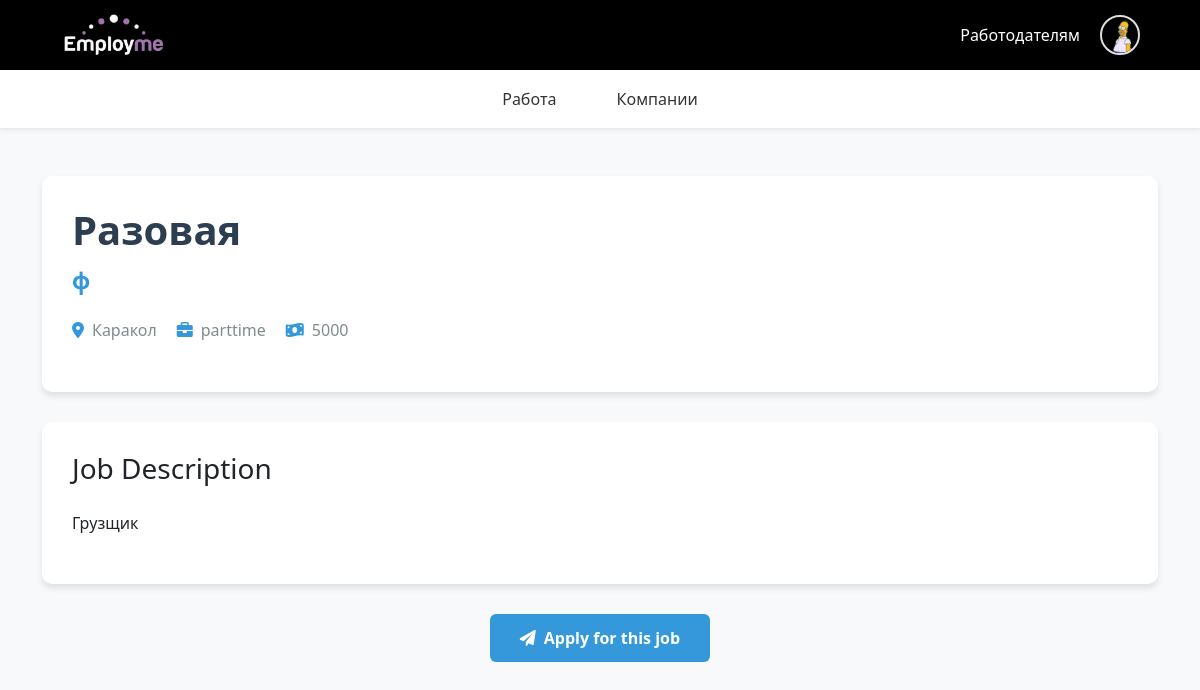
The app's page /job/14 (signed in) with its own data.
### app.py (models this page shows, shortened)
class User(UserMixin, db.Model):
    __tablename__ = 'users'
    id = db.Column(db.Integer, primary_key=True)
    first_name = db.Column(db.String(100))
    last_name = db.Column(db.String(100))
    email = db.Column(db.String(120))
    phone_code = db.Column(db.String(10))
    phone_number = db.Column(db.String(20))
    city = db.Column(db.String(100))
    min_salary = db.Column(db.Integer)
    currency = db.Column(db.String(10), default='руб.')
    payment_period = db.Column(db.String(50))
    desired_offer_title = db.Column(db.String(100))
    username = db.Column(db.String(80), unique=True)
    password = db.Column(db.String(256), nullable=False)
    reset_token = db.Column(db.String(100))
    avatar = db.Column(db.String(200))
    about = db.Column(db.Text)
    skills = db.Column(db.String(500))
    created_at = db.Column(db.DateTime, default=datetime.utcnow)
    resumes = db.relationship('Resume', back_populates='user', lazy=True)
    applications = db.relationship('Application', back_populates='applicant', lazy=True)
    job_offers = db.relationship('JobOffer', back_populates='author', lazy=True)
    posted_jobs = db.relationship('JobOffer', back_populates='user', lazy='dynamic')

class JobOffer(db.Model):
    __tablename__ = 'job_offers'
    id = db.Column(db.Integer, primary_key=True)
    job_title = db.Column(db.String(100), nullable=False)
    location = db.Column(db.String(100), nullable=False)
    category = db.Column(db.String(100), nullable=False)
    job_type = db.Column(db.String(50), nullable=False)
    describe_position = db.Column(db.Text)
    unique_journey = db.Column(db.Text)
    employee_expectations = db.Column(db.Text)
    employee_contribution = db.Column(db.Text)
    team_description = db.Column(db.Text)
    interview_process = db.Column(db.Text)
    salary_range = db.Column(db.String(100))
    benefits = db.Column(db.Text)
    payment_frequency = db.Column(db.String(50))
    user_id = db.Column(db.Integer, db.ForeignKey('users.id'))  # внешний ключ
    user = db.relationship('User', back_populates='posted_jobs')  # это и есть нужное свойство
    company_id = db.Column(db.Integer, db.ForeignKey('companies.id'), nullable=False)
    company = db.relationship('Company', back_populates='job_offers')
    author = db.relationship('User', back_populates='job_offers')  # Changed from 'posted_jobs'
    applications = db.relationship('Application', back_populates='job_offer', lazy=True)

class Company(db.Model):
    __tablename__ = 'companies'
    id = db.Column(db.Integer, primary_key=True)
    name = db.Column(db.String(100), nullable=False)
    website = db.Column(db.String(200))
    about = db.Column(db.Text)
    photo = db.Column(db.String(200))
    size = db.Column(db.Integer)
    contact_info = db.Column(db.Text, nullable=False)
    document = db.Column(db.String(200))
    created_at = db.Column(db.DateTime, default=datetime.utcnow)
    username = db.Column(db.String(80), unique=True, nullable=False)
    password = db.Column(db.String(256), nullable=False)
    job_offers = db.relationship('JobOffer', back_populates='company', lazy=True)
    employees = db.relationship('CompanyEmployee', back_populates='company', lazy=True)

### app.py (the view)
@app.route('/job/<int:job_id>')
def job_details(job_id):
    job = JobOffer.query.get_or_404(job_id)
    company = Company.query.get(job.company_id)
    return render_template('job_details.html', job=job, company=company)

### app.py (called while the page is built, shortened)
@app.before_request
def create_admin_if_needed():
    global admin_created

@login_manager.user_loader
def load_user(user_id):
    return User.query.get(int(user_id))

@app.context_processor
def inject_user():
    return dict(current_user=current_user)

### templates/job_details.html (shortened to what this page needs)
<!DOCTYPE html>
<html lang="en">
<head>
    <link href="https://cdn.jsdelivr.net/npm/bootstrap@5.3.0/dist/css/bootstrap.min.css" rel="stylesheet">
    <link rel="stylesheet" href="https://cdnjs.cloudflare.com/ajax/libs/font-awesome/6.0.0/css/all.min.css">
</head>
<body>
    {% extends "base.html" %}
    {% block content %}
    <div class="container py-5">
        <div class="job-header">
            <h1 class="job-title">{{ job.job_title }}</h1>
            <p class="company-name">{{ company.name }}</p>
            <div class="job-meta">
                <span class="job-meta-item">
                    <i class="fas fa-map-marker-alt"></i>
                    {{ job.location }}
                </span>
                <span class="job-meta-item">
                    <i class="fas fa-briefcase"></i>
                    {{ job.job_type }}
                </span>
                <span class="job-meta-item">
                    <i class="fas fa-money-bill-wave"></i>
                    {{ job.salary_range }}
                </span>
            </div>
        </div>
        <div class="job-description">
            <h3 class="mb-4">Job Description</h3>
            <p style="white-space: pre-line; line-height: 1.8;">{{ job.describe_position }}</p>
        </div>
        {% if current_user.is_authenticated %}
            <div class="text-center">
                <a href="{{ url_for('apply_for_job', job_id=job.id) }}" class="btn btn-primary apply-btn">
                    <i class="fas fa-paper-plane me-2"></i>Apply for this job
                </a>
            </div>
        {% else %}
            <div class="login-prompt">
                <p class="mb-0">Please <a href="{{ url_for('login') }}" class="text-primary">login</a> to apply for this job</p>
            </div>
        {% endif %}
    </div>
    {% endblock %}

### templates/_header.html (shortened to what this page needs)
<!DOCTYPE html>
<html lang="en">
<head>
</head>
<body>
  <header>
    <div class="top-bar_header">
      <div class="logo">
        <a href="{{ url_for('home') }}"><img src="{{ url_for('static', filename='logo.png') }}" alt="Logo" style="height: 50px; "></a>
      </div>
      <div class="nav-right">
        <div class="nav-links">
          <a href="{{ url_for('company_login') }}" class="employers-link" style="text-decoration: none;">Работодателям</a>
          {% if current_user.is_authenticated %}
          <div class="user-dropdown">
            <img src="{{ url_for('static', filename='uploads/' + current_user.avatar) if current_user.avatar else url_for('static', filename='default-avatar.jpg') }}"
            alt="Аватар" class="avatar" id="user-avatar">
          </div>
          {% else %}
          <span class="divider"></span>
          <a href="{{ url_for('login') }}" class="nav-button login-button">Войти</a>
          <a href="{{ url_for('register') }}" class="nav-button signup-button">Регистрация</a>
          {% endif %}
        </div>
      </div>
    </div>
    <nav class="main-nav">
      <a href="{{ url_for('search_jobs_route') }}">Работа</a>
      <a href="{{ url_for('company_profiles') }}">Компании</a>
    </nav>
  </header>
</body>
</html>

### templates/job_details.html (style rules this page uses)
body { background-color: #f8f9fa; font-family: 'Segoe UI', Tahoma, Geneva, Verdana, sans-serif; }
.job-header { background-color: #ffffff; border-radius: 10px; box-shadow: 0 4px 6px rgba(0, 0, 0, 0.1); padding: 30px; margin-bottom: 30px; }
.job-title { color: #2c3e50; font-weight: 700; margin-bottom: 10px; }
.company-name { color: #3498db; font-size: 1.4rem; font-weight: 600; }
.job-meta { display: flex; flex-wrap: wrap; gap: 20px; margin: 20px 0; }
.job-meta-item { display: flex; align-items: center; gap: 8px; color: #7f8c8d; }
.job-meta-item i { color: #3498db; }
.job-description { background-color: #ffffff; border-radius: 10px; box-shadow: 0 4px 6px rgba(0, 0, 0, 0.1); padding: 30px; margin-bottom: 30px; }
.apply-btn { background-color: #3498db; border: none; padding: 12px 30px; font-weight: 600; transition: all 0.3s; }

### templates/base.html (style rules this page uses)
* { margin: 0; padding: 0; box-sizing: border-box; }
html, body { width: 100%; height: 100%; }
header { width: 100%; }

### templates/_header.html (style rules this page uses)
* { margin: 0; padding: 0; box-sizing: border-box; }
html, body { width: 100%; height: 100%; font-family: 'Segoe UI', Tahoma, Geneva, Verdana, sans-serif; }
header { width: 100%; position: sticky; top: 0; z-index: 1000; }
.top-bar_header { background-color: black; padding: 10px 5%; display: flex; justify-content: space-between; align-items: center; color: white; flex-wrap: wrap; }
.nav-right { display: flex; align-items: center; gap: 20px; }
.nav-links { display: flex; align-items: center; gap: 20px; }
.employers-link { color: white; font-weight: 500; position: relative; }
.employers-link::after { content: ''; position: absolute; width: 0; height: 2px; bottom: -2px; left: 0; background-color: white; transition: width 0.3s ease; }
nav.main-nav { background-color: white; display: flex; justify-content: center; gap: 40px; padding: 12px 0; box-shadow: 0 1px 5px rgba(0,0,0,0.1); flex-wrap: wrap; }
nav.main-nav a { color: #333; text-decoration: none; padding: 5px 10px; transition: all 0.3s; font-weight: 500; position: relative; }
nav.main-nav a::after { content: ''; position: absolute; width: 0; height: 2px; bottom: 0; left: 0; background-color: #070039; transition: width 0.3s ease; }
.user-dropdown { position: relative; display: inline-block; }
.avatar { width: 40px; height: 40px; border-radius: 50%; object-fit: cover; border: 2px solid #ddd; }

### records on screen
User: avatar (picture)
JobOffer: job_title "Разовая", location "Каракол", job_type "parttime", salary_range "5000", describe_position "Грузщик"
Company: name "ф"
